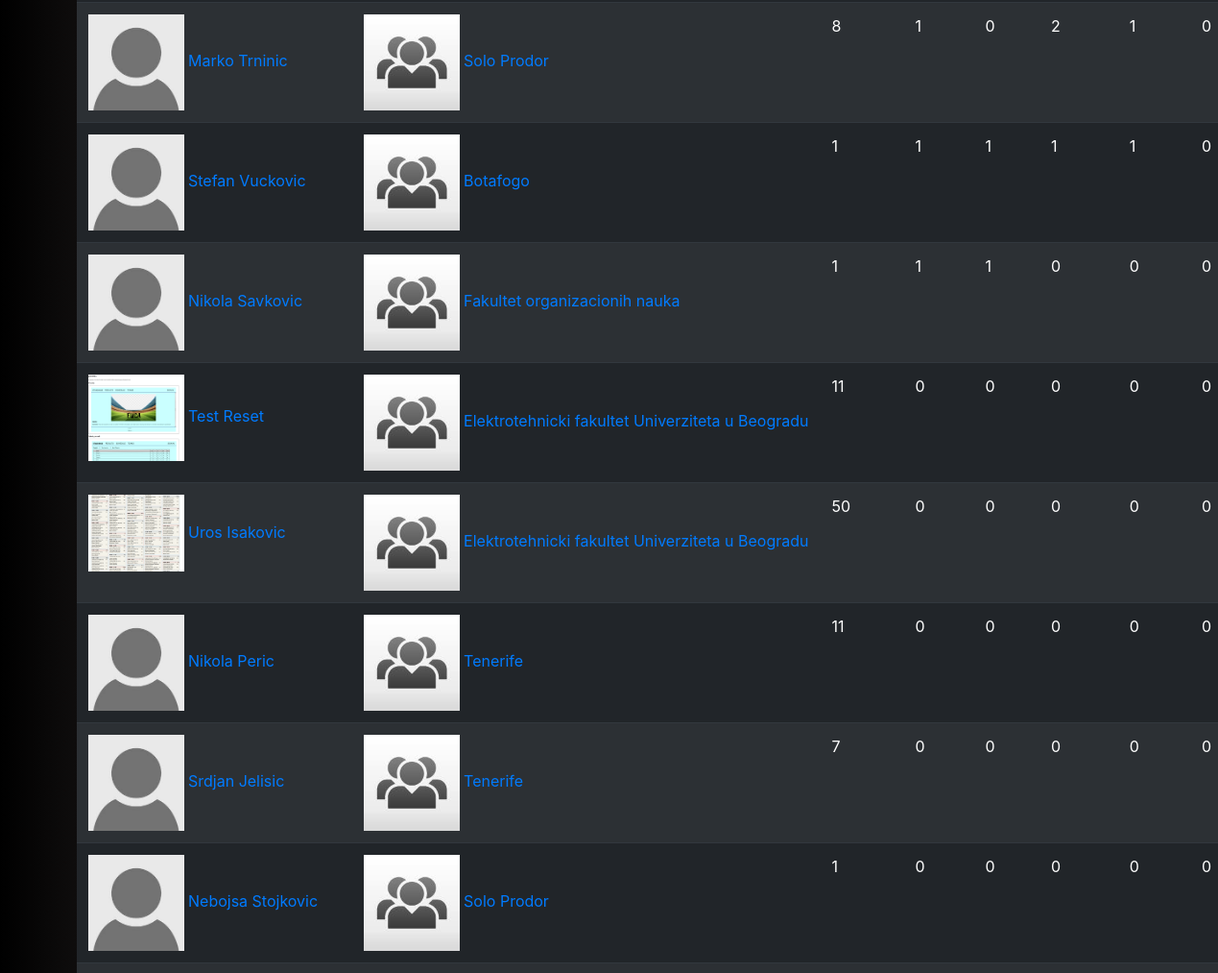
The app's page /standings/bestplayers (middle part), older data.
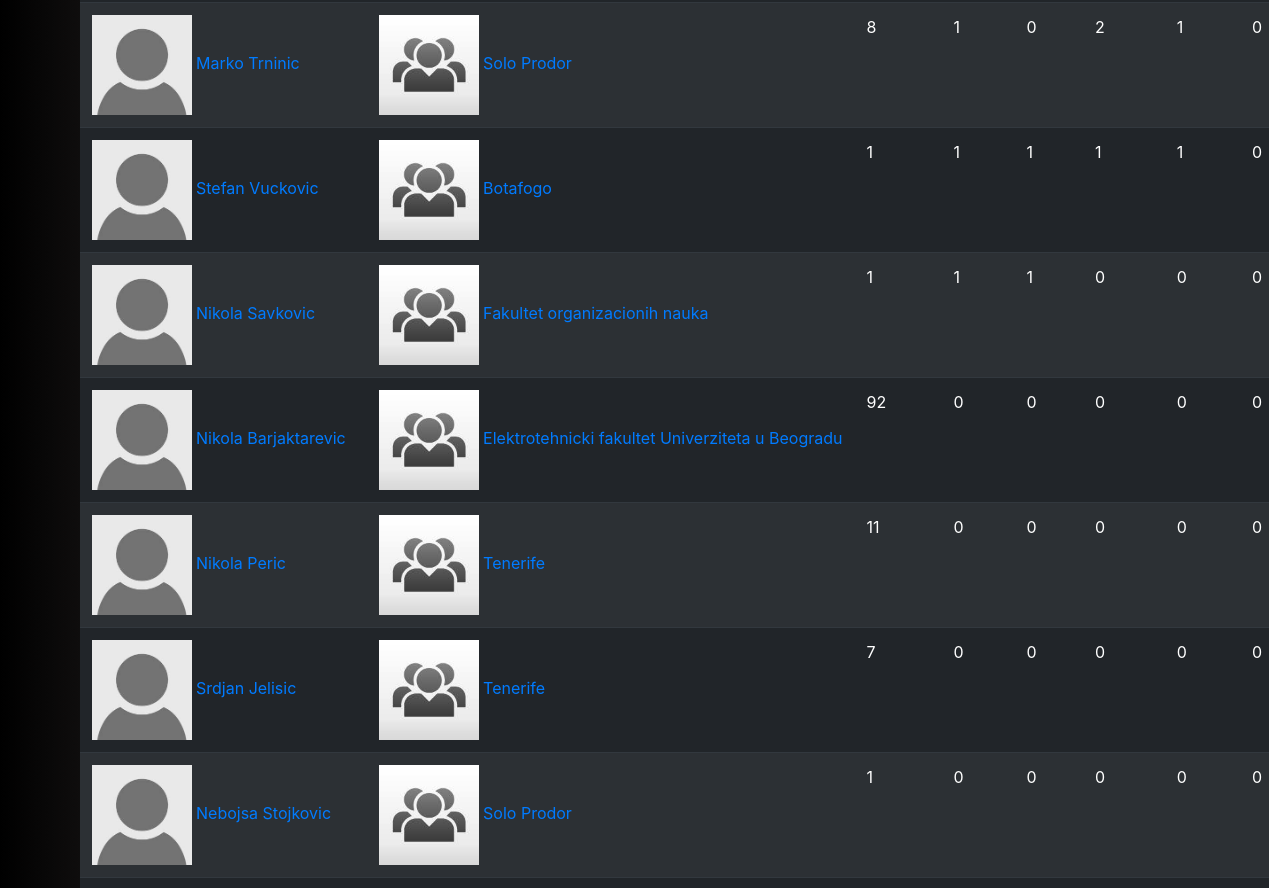
The same page, newer data.
### fuca/models.py (models this page shows, shortened)
class Player(db.Model, UserMixin):
    __tablename__ = 'player'
    id          = db.Column(db.Integer,     primary_key=True)
    name        = db.Column(db.String(100), nullable=False)
    birthdate   = db.Column(db.DateTime,    nullable=False)
    number      = db.Column(db.Integer,     nullable=False)
    image       = db.Column(db.String(20),  nullable=False, default='default.jpg')
    email       = db.Column(db.String(120), unique=True,    nullable=False)
    password    = db.Column(db.String(200))
    registered  = db.Column(db.Boolean, default=False)
    is_admin    = db.Column(db.Boolean, default=False)
    team_id     = db.Column(db.Integer, db.ForeignKey('team.id'), nullable=False)
    statistics  = db.relationship('Statistics', backref='player', lazy=True)
    @property
    def goals(self):
        goals = 0
        for stat in self.statistics:
            goals += stat.goals
        return goals
    @property
    def assists(self):
        assists = 0
        for stat in self.statistics:
            assists += stat.assists
        return assists
    @property
    def red(self):
        red = 0
        for stat in self.statistics:
            red += stat.red
        return red
    @property
    def yellow(self):
        yellow = 0
        for stat in self.statistics:
            yellow += stat.yellow
        return yellow
    @property
    def points(self):
        return self.goals + self.assists - self.yellow - 2 * self.red

class Statistics(db.Model):
    __tablename__ = 'statistics'
    id          = db.Column(db.Integer, primary_key=True)
    goals       = db.Column(db.Integer, nullable=False)
    assists     = db.Column(db.Integer, nullable=False)
    yellow      = db.Column(db.Integer, nullable=False)
    red         = db.Column(db.Integer, nullable=False)
    player_id   = db.Column(db.Integer, db.ForeignKey('player.id'), nullable=False)
    match_id    = db.Column(db.Integer, db.ForeignKey('match.id'),  nullable=False)

### fuca/standings/routes.py (the view)
@scores.route("/bestplayers")
def bestplayers():
    players = Player.query.filter_by(is_admin=False).all()
    players = list(reversed(sorted(players, key=lambda player: player.points)))
    for player in players:
        player.image = url_for('static', filename='images/players/{}'.format(player.image))
        player.team_name = player.team.name
        player.team_logo = url_for('static', filename='images/teams/{}'.format(player.team.logo_image))
    return render_template('standings/best-players.html', players=players, title='Best Players')

### fuca/templates/standings/best-players.html (shortened to what this page needs)
{% extends 'standings/standings-layout.html' %}
{% block standings_content %}
    <table class="table table-dark table-striped table-hover">
        {% for player in players %}
            <tr>
                <td style="white-space:nowrap">
                    <a href="{{ url_for('main.player', id=player.id)}}">
                        <img src="{{ player.image }}" width="100">
                        {{ player.name }}
                    </a>
                </td>
                <td style="white-space:nowrap">
                    <a href="{{ url_for('teams.team', id=player.team_id)}}">
                        <img src="{{ player.team_logo }}" width="100">
                        {{ player.team_name }}
                    </a>
                </td>
                <td>{{ player.number }}</td>
                <td>{{ player.points }}</td>
                <td>{{ player.goals }}</td>
                <td>{{ player.assists }}</td>
                <td>{{ player.yellow }}</td>
                <td>{{ player.red }}</td>
            </tr>
        {% endfor %}
    </table>
{% endblock standings_content %}

### fuca/templates/standings/standings-layout.html (shortened to what this page needs)
{% extends 'home/layout.html' %}
{% block content %}
<br>
    {% block standings_content %}{% endblock standings_content%}
{% endblock content %}

### fuca/templates/home/layout.html (shortened to what this page needs)
<!DOCTYPE html>
<html>
    <head>
        <link   rel="stylesheet"
                href="https://maxcdn.bootstrapcdn.com/bootstrap/4.0.0/css/bootstrap.min.css"
>
        <link rel="stylesheet" type="text/css" href="{{ url_for('static', filename='main.css') }}">
    </head>
    <body class="dark-background">
        <div id="page-container">
            <div id="content-wrap">
        <main role="main" class="container">
            <div class="row">
                <div class="col-md-8">
                    {% block content %}{% endblock %}
                </div>
            </div>
        </main>
        </div>
    </div>
    </body>
</html>

### fuca/static/main.css (style rules this page uses)
body { margin-top: 5rem; }
#page-container { position: relative; min-height: 100vh; }
#content-wrap { padding-bottom: 15rem; }
a:link { text-decoration: none; }
.dark-background { background: rgb(0,0,0); background: linear-gradient(90deg, rgba(0,0,0,1) 0%, rgba(83,73,73,1) 36%, rgba(0,0,0,1) 100%); }

Row changes from the older to the newer data that the page shows:
removed Player: image (picture), name "Test Reset", team_name "Elektrotehnicki fakultet Univerziteta u Beogradu", number "11", points "0", goals "0", assists "0", yellow "0", red "0"
changed Player: image: picture removed, a placeholder shows; name "Uros Isakovic" → "Nikola Barjaktarevic"; number "50" → "92"
